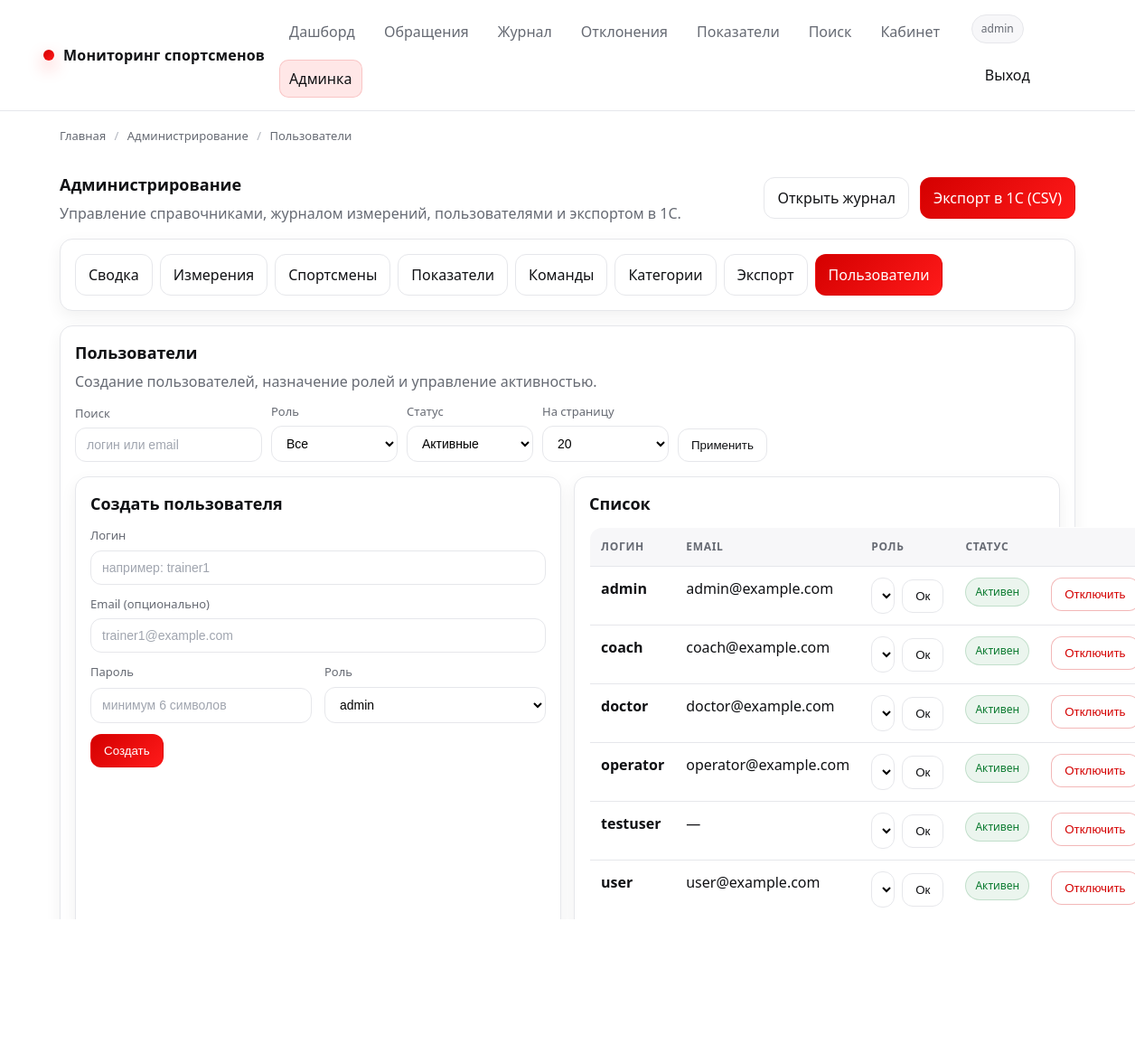
/admin/users (signed in), run on an earlier commit of the app's database.
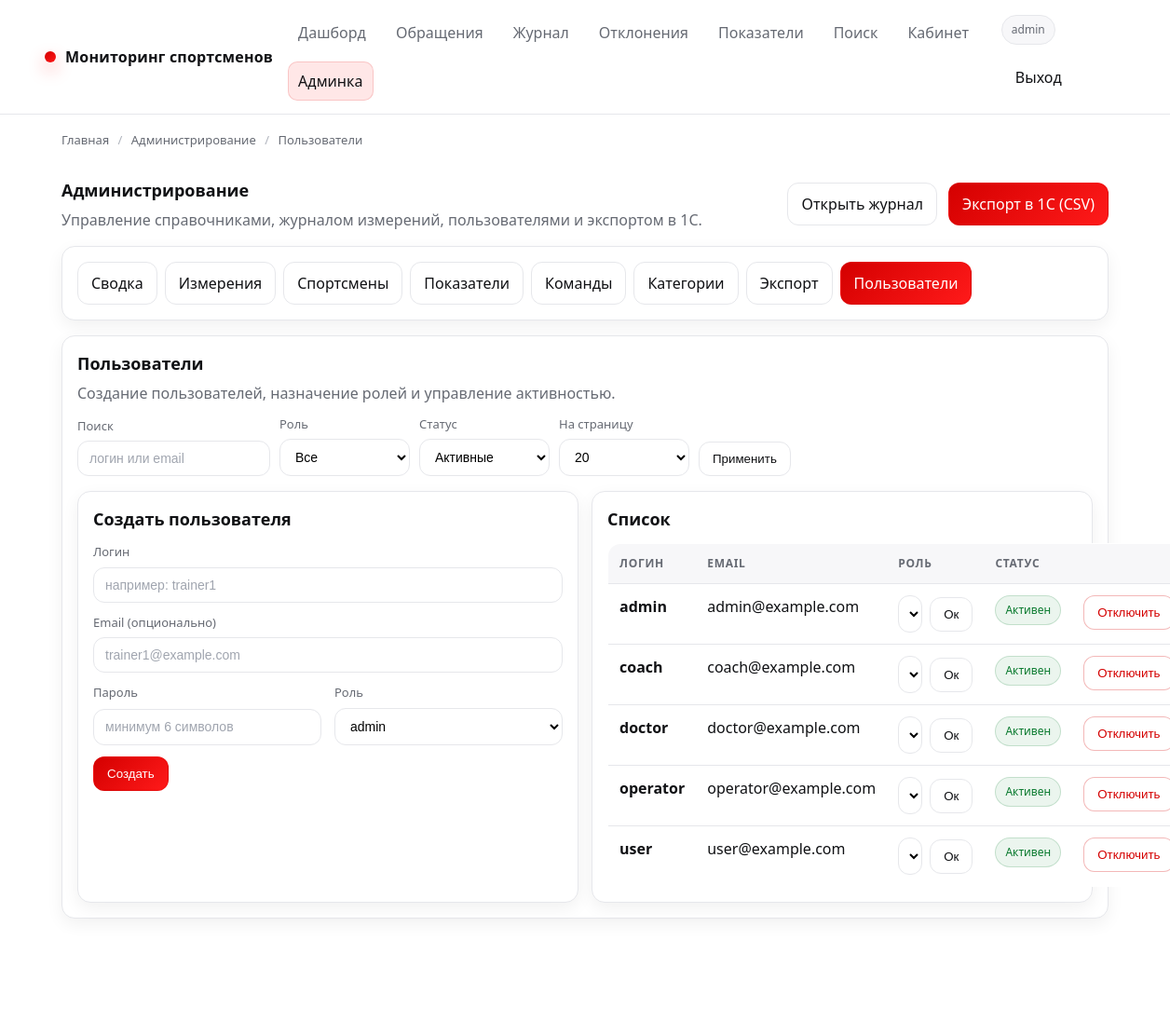
And on a later commit of the database.
### app/models.py (models this page shows, shortened)
class User(db.Model, UserMixin):
    __tablename__ = "users"
    id = db.Column(db.Integer, primary_key=True)
    username = db.Column(db.String(64), unique=True, nullable=False, index=True)
    email = db.Column(db.String(120), unique=True, nullable=True, index=True)
    password_hash = db.Column(db.String(255), nullable=False)
    role = db.Column(db.String(32), nullable=False, default=ROLE_USER, index=True)
    is_active = db.Column(db.Boolean, nullable=False, default=True)
    created_at = db.Column(db.DateTime, nullable=False, default=datetime.utcnow)
    last_login_at = db.Column(db.DateTime, nullable=True)
    measurements_created = db.relationship(
        "Measurement",
        back_populates="created_by",
        lazy="select",
    )
    feedback_created = db.relationship(
        "Feedback",
        back_populates="author",
        lazy="select",
    )
    exports_created = db.relationship(
        "ExportBatch",
        back_populates="created_by",
        lazy="select",
    )
    teams_managed = db.relationship(
        "Team",
        back_populates="coach",
        lazy="select",
    )
    alerts_closed = db.relationship(
        "Alert",
        back_populates="closed_by",
        lazy="select",
        foreign_keys="Alert.closed_by_id",
    )
    audit_events = db.relationship(
        "AuditLog",
        back_populates="user",
        lazy="select",
    )
    athlete = db.relationship(
        "Athlete",
        back_populates="user",
        uselist=False,
        lazy="select",
    )
    def has_role(self, *roles: str) -> bool:
        return self.role in roles

### app/admin.py (the view, shortened to what this page needs)
@bp.get("/users")
@admin_required
def users():
    bc = crumbs(
        ("Главная", url_for("routes.index")),
        ("Администрирование", url_for("admin.dashboard")),
        ("Пользователи", ""),
    )
    q = (request.args.get("q") or "").strip()
    role = (request.args.get("role") or "").strip() or None
    active = request.args.get("active", "1")  # "1"/"0"/"all"
    page = clamp_int(request.args.get("page"), default=1, min_value=1, max_value=10_000)
    per_page = clamp_int(request.args.get("per_page"), default=20, min_value=5, max_value=200)
    query = User.query.order_by(User.username.asc())
    if role:
        query = query.filter(User.role == role)
    if active == "1":
        query = query.filter(User.is_active.is_(True))
    elif active == "0":
        query = query.filter(User.is_active.is_(False))
    pagination = simple_paginate(query, page=page, per_page=per_page)
    ctx = _common_admin_context("users")
    ctx.update(
        {
            "breadcrumbs": bc,
            "pagination": pagination,
            "filters": {"q": q, "role": role or "", "active": active, "per_page": per_page},
        }
    )
    return render_template("admin.html", **ctx)

### app/__init__.py (called while the page is built)
@login_manager.user_loader
def load_user(user_id: str):
    try:
        return db.session.get(User, int(user_id))
    except Exception:
        return None

### app/admin.py (called while the page is built)
def _common_admin_context(active_view: str) -> dict:
    return {
        "active_view": active_view,
        "roles": [ROLE_ADMIN, ROLE_DOCTOR, ROLE_COACH, ROLE_OPERATOR, ROLE_USER],
        "source_codes": [SOURCE_CODE_MANUAL, SOURCE_CODE_CSV, SOURCE_CODE_DEVICE, SOURCE_CODE_1C],
    }

### app/auth.py (called while the page is built)
def roles_required(*roles: str) -> Callable:
    allowed = set(roles)
    def decorator(fn: Callable) -> Callable:
        @wraps(fn)
        def wrapper(*args, **kwargs):
            if not current_user.is_authenticated:
                return redirect(url_for("auth.login", next=request.full_path))
            if not getattr(current_user, "is_active", True):
                abort(403)
            if not getattr(current_user, "has_role", None) or not current_user.has_role(*allowed):
                abort(403)
            return fn(*args, **kwargs)
        return wrapper
    return decorator

### app/permissions.py (called while the page is built)
def _is_active_user(user: Optional[User]) -> bool:
    return bool(user and getattr(user, "is_authenticated", False) and getattr(user, "is_active", True))

def has_role(user: Optional[User], *roles: str) -> bool:
    if not _is_active_user(user):
        return False
    return bool(getattr(user, "has_role", lambda *_: False)(*roles))

def is_admin(user: Optional[User]) -> bool:
    return has_role(user, ROLE_ADMIN)

def is_doctor(user: Optional[User]) -> bool:
    return has_role(user, ROLE_DOCTOR)

def is_coach(user: Optional[User]) -> bool:
    return has_role(user, ROLE_COACH)

def is_operator(user: Optional[User]) -> bool:
    return has_role(user, ROLE_OPERATOR)

def is_user(user: Optional[User]) -> bool:
    return has_role(user, ROLE_USER)

def is_staff(user: Optional[User]) -> bool:
    return has_role(user, ROLE_ADMIN, ROLE_DOCTOR, ROLE_COACH, ROLE_OPERATOR)

### app/utils.py (called while the page is built)
def clamp_int(value: Any, default: int, min_value: int, max_value: int) -> int:
    try:
        v = int(value)
    except Exception:
        return default
    return max(min_value, min(max_value, v))

def crumbs(*items: Tuple[str, str]) -> List[Dict[str, str]]:
    return [{"title": title, "url": url or ""} for title, url in items]

### app/templates/admin.html (shortened to what this page needs)
{% extends "base.html" %}
{% block content %}
  <div class="row space-between">
    <div>
      <h1 class="card__title" style="margin:0;">Администрирование</h1>
      <p class="card__subtitle" style="margin:6px 0 0;">
        Управление справочниками, журналом измерений, пользователями и экспортом в 1С.
      </p>
    </div>
    <div class="row">
      <a class="btn" href="{{ url_for('routes.catalog') }}">Открыть журнал</a>
      {% if is_admin %}
        <a class="btn btn--primary" href="{{ url_for('admin.export_1c') }}">Экспорт в 1С (CSV)</a>
      {% endif %}
    </div>
  </div>
  <div class="mt-16 card">
    <div class="card__body">
      <div class="row" style="gap:8px;">
        <a class="btn {% if active_view=='dashboard' %}btn--primary{% endif %}" href="{{ url_for('admin.dashboard') }}">Сводка</a>
        {% if is_staff %}
          <a class="btn {% if active_view in ['measurements'] %}btn--primary{% endif %}" href="{{ url_for('admin.measurements') }}">Измерения</a>
        {% endif %}
        {% if is_admin or is_operator %}
          <a class="btn {% if active_view in ['athletes','athletes_edit'] %}btn--primary{% endif %}" href="{{ url_for('admin.athletes') }}">Спортсмены</a>
          <a class="btn {% if active_view in ['indicators','indicators_edit'] %}btn--primary{% endif %}" href="{{ url_for('admin.indicators') }}">Показатели</a>
          <a class="btn {% if active_view=='teams' %}btn--primary{% endif %}" href="{{ url_for('admin.teams') }}">Команды</a>
          <a class="btn {% if active_view=='indicator_categories' %}btn--primary{% endif %}" href="{{ url_for('admin.indicator_categories') }}">Категории</a>
        {% endif %}
        {% if is_admin %}
          <a class="btn {% if active_view=='export_1c' %}btn--primary{% endif %}" href="{{ url_for('admin.export_1c') }}">Экспорт</a>
          <a class="btn {% if active_view=='users' %}btn--primary{% endif %}" href="{{ url_for('admin.users') }}">Пользователи</a>
        {% endif %}
      </div>
    </div>
  </div>
  {% if active_view == "users" %}
    <div class="card mt-16">
      <div class="card__body">
        <h2 class="card__title">Пользователи</h2>
        <p class="card__subtitle">Создание пользователей, назначение ролей и управление активностью.</p>
        <form class="filters mt-12" method="get" action="{{ url_for('admin.users') }}" data-autosubmit="1">
          <div class="field">
            <label>Поиск</label>
            <input class="input" name="q" value="{{ filters.q }}" placeholder="логин или email">
          </div>
          <div class="field field--sm">
            <label>Роль</label>
            <select name="role">
              <option value="">Все</option>
            </select>
          </div>
          <div class="field field--sm">
            <label>Статус</label>
            <select name="active">
              <option value="1" {% if filters.active=="1" %}selected{% endif %}>Активные</option>
            </select>
          </div>
          <div class="field field--sm">
            <label>На страницу</label>
            <select name="per_page">
              {% for n in [10,20,50,100] %}
                <option value="{{ n }}" {% if filters.per_page==n %}selected{% endif %}>{{ n }}</option>
              {% endfor %}
            </select>
          </div>
          <div class="actions">
            <button class="btn" type="submit">Применить</button>
          </div>
        </form>
        <div class="grid grid--2 mt-16">
          <div class="card">
            <div class="card__body">
              <h3 class="card__title">Создать пользователя</h3>
              <form class="form mt-12" method="post" action="{{ url_for('admin.users_create') }}">
                <div class="field">
                  <label>Логин</label>
                  <input class="input" name="username" required placeholder="например: trainer1">
                </div>
                <div class="field">
                  <label>Email (опционально)</label>
                  <input class="input" name="email" placeholder="trainer1@example.com">
                </div>
                <div class="grid grid--2">
                  <div class="field">
                    <label>Пароль</label>
                    <input class="input" name="password" type="password" required placeholder="минимум 6 символов">
                  </div>
                  <div class="field">
                    <label>Роль</label>
                    <select name="role">
                      {% for r in roles %}
                        <option value="{{ r }}">{{ r }}</option>
                      {% endfor %}
                    </select>
                  </div>
                </div>
                <div class="row">
                  <button class="btn btn--primary" type="submit">Создать</button>
                </div>
              </form>
            </div>
          </div>
          <div class="card">
            <div class="card__body">
              <h3 class="card__title">Список</h3>
              <table class="table mt-12">
                <thead>
                  <tr>
                    <th>Логин</th>
                    <th>Email</th>
                    <th>Роль</th>
                    <th>Статус</th>
                    <th></th>
                  </tr>
                </thead>
                <tbody>
                  {% for u in pagination["items"] %}
                    <tr>
                      <td><b>{{ u.username }}</b></td>
                      <td>{{ u.email or "—" }}</td>
                      <td>
                        <form method="post" action="{{ url_for('admin.users_set_role', user_id=u.id) }}" class="row" style="gap:8px; flex-wrap:nowrap;">
                          <select name="role">
                            {% for r in roles %}
                              <option value="{{ r }}" {% if u.role==r %}selected{% endif %}>{{ r }}</option>
                            {% endfor %}
                          </select>
                          <button class="btn" type="submit">Ок</button>
                        </form>
                      </td>
                      <td>
                        {% if u.is_active %}
                          <span class="badge badge--ok">Активен</span>
                        {% else %}
                          <span class="badge badge--warn">Неактивен</span>
                        {% endif %}
                      </td>
                      <td style="text-align:right;">
                        <form method="post" action="{{ url_for('admin.users_toggle', user_id=u.id) }}" style="display:inline;">
                          <button class="btn btn--danger" type="submit"
                                  {% if current_user.id==u.id %}data-tip="Самого себя отключать нельзя"{% endif %}>
                            {% if u.is_active %}Отключить{% else %}Включить{% endif %}
                          </button>
                        </form>
                      </td>
                    </tr>
                  {% endfor %}
                </tbody>
              </table>
            </div>
          </div>
        </div>
      </div>
    </div>
  {% endif %}
{% endblock %}

### app/templates/base.html (shortened to what this page needs)
<!doctype html>
<html lang="ru">
<head>
  <link rel="stylesheet" href="{{ url_for('static', filename='css/style.css') }}">
</head>
<body>
  {% include "partials/_nav.html" %}
  {% block breadcrumbs %}
    {% include "partials/_breadcrumbs.html" %}
  {% endblock %}
  <main class="section">
    <div class="container">
      {% block content %}{% endblock %}
    </div>
  </main>
  <footer class="footer">
    <div class="container row space-between">
      <div>
      </div>
    </div>
  </footer>
</body>
</html>

### app/templates/partials/_nav.html
<header class="header">
  <div class="container header__inner">
    <a class="brand" href="{{ url_for('routes.index') }}">
      <span class="brand__dot" aria-hidden="true"></span>
      <span>{{ APP_TITLE or "Мониторинг спортсменов" }}</span>
    </a>
    <nav class="nav" aria-label="Навигация">
      {% if is_authenticated %}
        <a href="{{ url_for('routes.index') }}"
           class="{% if request.endpoint == 'routes.index' %}is-active{% endif %}">
          Дашборд
        </a>
      {% endif %}
      <a href="{{ url_for('feedback.feedback_home') }}"
         class="{% if request.endpoint and request.endpoint.startswith('feedback.') %}is-active{% endif %}">
        Обращения
      </a>
      {% if is_staff %}
        <a href="{{ url_for('routes.catalog') }}"
           class="{% if request.endpoint == 'routes.catalog' %}is-active{% endif %}">
          Журнал
        </a>
        <a href="{{ url_for('routes.offers') }}"
           class="{% if request.endpoint == 'routes.offers' %}is-active{% endif %}">
          Отклонения
        </a>
        {% if is_admin or is_doctor or is_operator %}
          <a href="{{ url_for('routes.categories') }}"
             class="{% if request.endpoint == 'routes.categories' %}is-active{% endif %}">
            Показатели
          </a>
        {% endif %}
        <a href="{{ url_for('routes.search') }}"
           class="{% if request.endpoint == 'routes.search' %}is-active{% endif %}">
          Поиск
        </a>
      {% endif %}
      {% if current_user.is_authenticated %}
        <a href="{{ url_for('cabinet.cabinet_home') }}"
           class="{% if request.endpoint and request.endpoint.startswith('cabinet.') %}is-active{% endif %}">
          Кабинет
        </a>
        {% if is_admin %}
          <a href="{{ url_for('admin.dashboard') }}"
             class="{% if request.endpoint and request.endpoint.startswith('admin.') %}is-active{% endif %}">
            Админка
          </a>
        {% endif %}
      {% endif %}
    </nav>
    <div class="row">
      {% if current_user.is_authenticated %}
        <span class="badge" data-tip="Роль: {{ current_user.role }}">
          {{ current_user.username }}
        </span>
        <a class="btn btn--ghost" href="{{ url_for('auth.logout') }}">Выход</a>
      {% else %}
        <a class="btn" href="{{ url_for('auth.login') }}">Вход</a>
        <a class="btn btn--primary" href="{{ url_for('auth.register') }}">Регистрация</a>
      {% endif %}
    </div>
  </div>
</header>

### app/templates/partials/_breadcrumbs.html
{% if breadcrumbs %}
  <div class="breadcrumbs">
    <div class="container">
      {% for item in breadcrumbs %}
        {% if item.url %}
          <a href="{{ item.url }}">{{ item.title }}</a>
        {% else %}
          <span>{{ item.title }}</span>
        {% endif %}
        {% if not loop.last %}
          <span class="breadcrumbs__sep">/</span>
        {% endif %}
      {% endfor %}
    </div>
  </div>
{% endif %}

What changed in the data, as far as the page shows it:
removed User: username "testuser", email "—", role "user", is_active "Активен"
